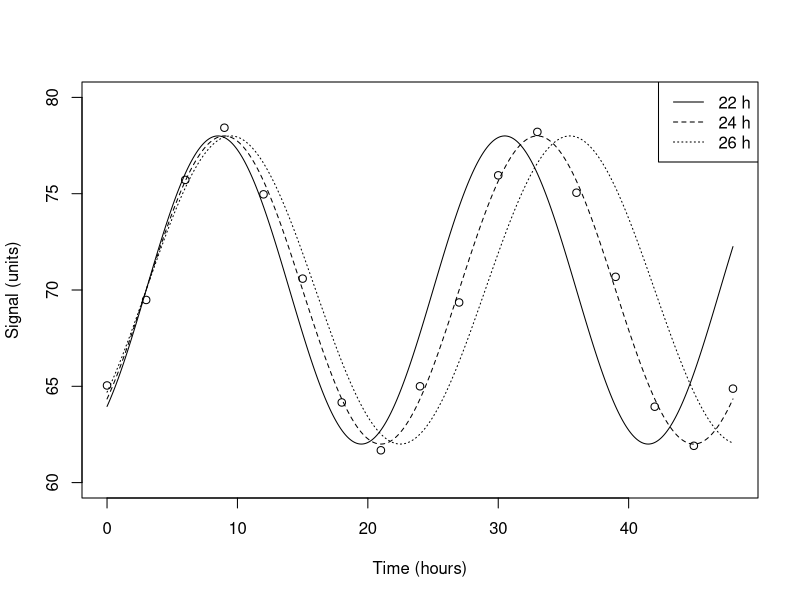

The R source for this figure:
# Laboratory C: periodic model sensitivity
time <- seq(0,48,by=3)
y <- 70+8*sin(2*pi*(time-3)/24)+0.7*cos(0.8*time)
nominal <- 70+8*sin(2*pi*(time-3)/24)
print(sqrt(mean((y-nominal)^2)))
plot(time,y,xlab="Time (hours)",ylab="Signal (units)",ylim=c(60,80))
dense <- seq(0,48,length.out=400)
for (period in c(22,24,26)) {
  lines(dense,70+8*sin(2*pi*(dense-3)/period),lty=which(c(22,24,26)==period))
}
legend("topright",legend=c("22 h","24 h","26 h"),lty=1:3)
